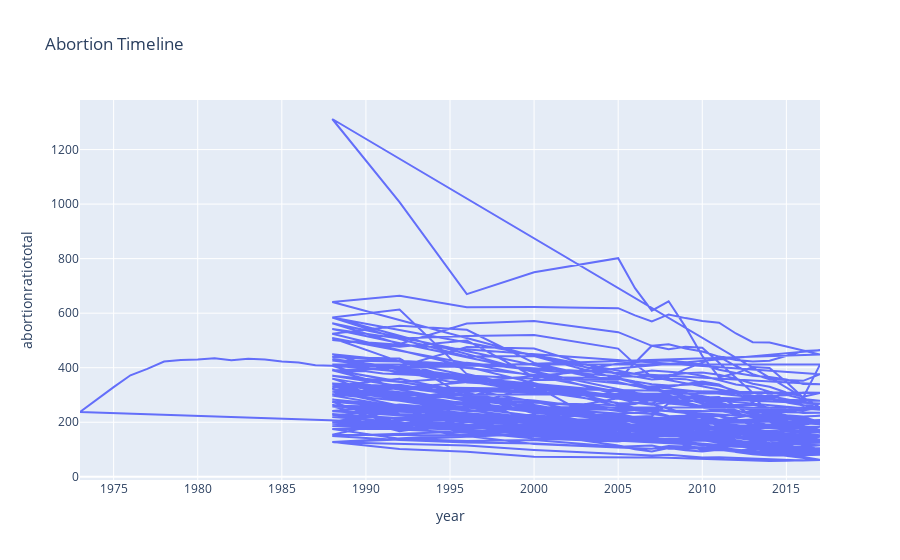

The notebook cell this image was saved under:
### Code cell
fig = px.line(AbTimeline_df, x = 'year', y = 'abortionratiototal', title='Abortion Timeline')
fig.show()

### Figure 1 — Plotly figure (JSON) as saved in the notebook; plotly's stock layout.template omitted (floating-point values rounded to 4 significant figures; data arrays with more than 128 entries replaced by an {"elided": "..."} marker saying what was removed)
{"data": [{"hovertemplate": "year=%{x}<br>abortionratiototal=%{y}<extra></extra>", "legendgroup": "", "line": {"color": "#636efa", "dash": "solid"}, "marker": {"symbol": "circle"}, "mode": "lines", "name": "", "orientation": "v", "showlegend": false, "type": "scatter", "x": {"elided": "912 int values"}, "xaxis": "x", "y": {"elided": "912 float values"}, "yaxis": "y"}], "layout": {"legend": {"tracegroupgap": 0}, "title": {"text": "Abortion Timeline"}, "xaxis": {"anchor": "y", "domain": [0, 1], "title": {"text": "year"}}, "yaxis": {"anchor": "x", "domain": [0, 1], "title": {"text": "abortionratiototal"}}}}
